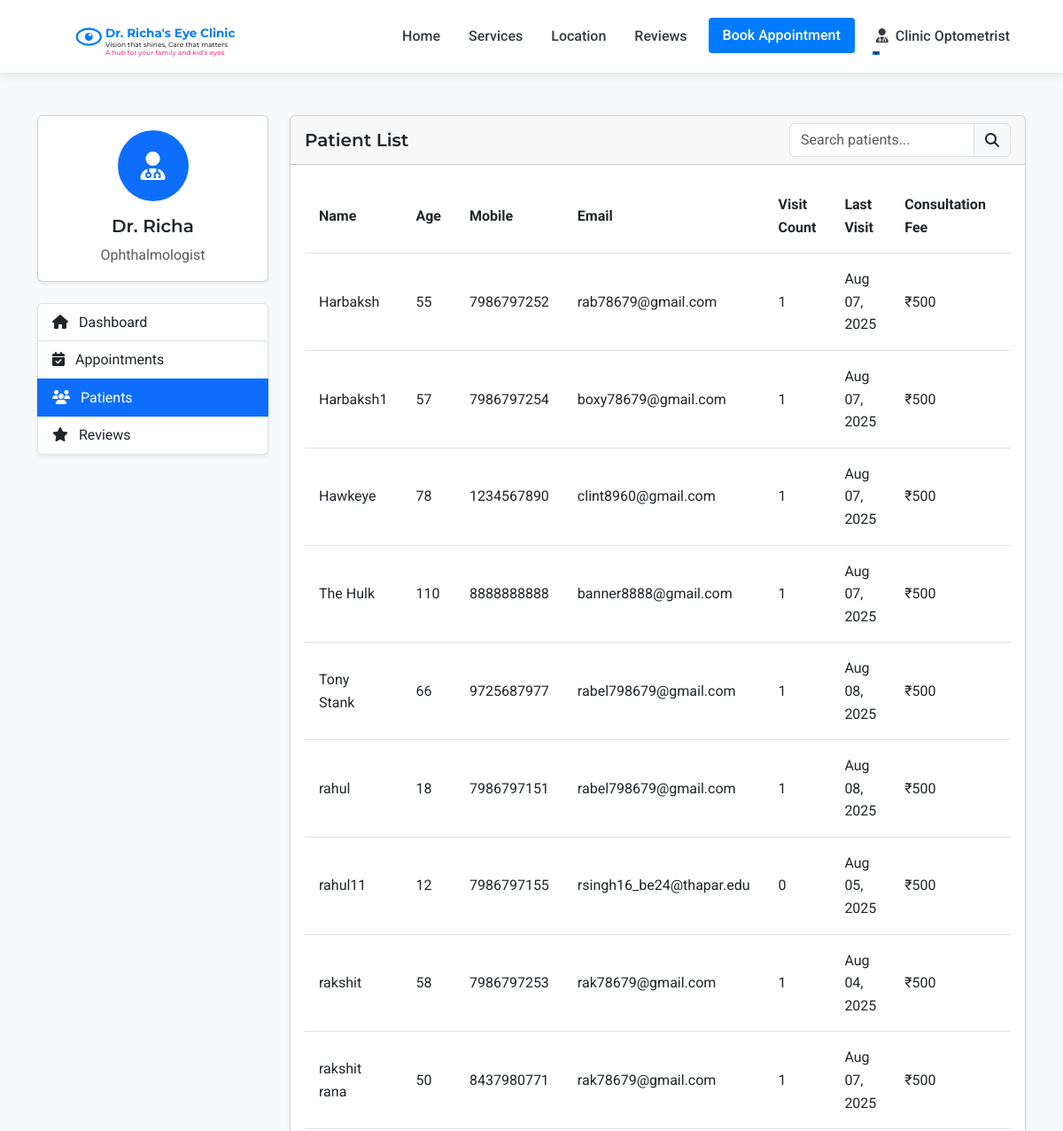
The app's page /admin/patients (signed in, upper part), older data.
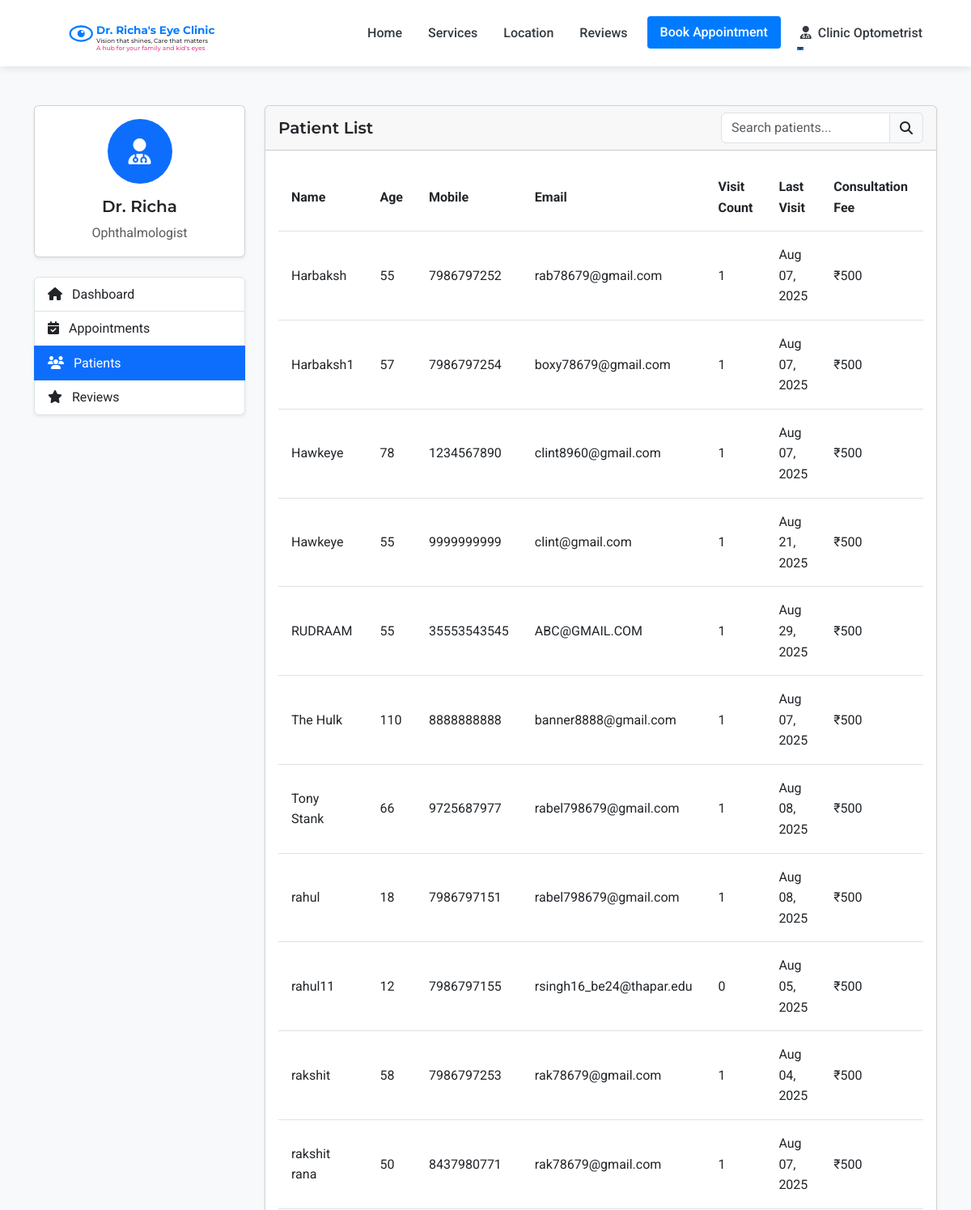
The same page, newer data.
### models.py (models this page shows, shortened)
class Patient(UserMixin, db.Model):
    id = db.Column(db.Integer, primary_key=True)
    full_name = db.Column(db.String(100), nullable=False)
    mobile_number = db.Column(db.String(15), nullable=False)
    email = db.Column(db.String(100), nullable=True)
    age = db.Column(db.Integer, nullable=False)
    sex = db.Column(db.String(10), nullable=True)
    password_hash = db.Column(db.String(256), nullable=True)
    is_registered = db.Column(db.Boolean, default=False)
    created_at = db.Column(db.DateTime, nullable=False, default=datetime.utcnow)
    appointments = db.relationship('Appointment', backref='patient', lazy=True)
    doctor_prescriptions = db.relationship('DoctorPrescription', backref='patient', lazy=True)
    optometrist_prescriptions = db.relationship('OptometristPrescription', backref='patient', lazy=True)

class Appointment(db.Model):
    id = db.Column(db.Integer, primary_key=True)
    patient_id = db.Column(db.Integer, db.ForeignKey('patient.id'), nullable=False)
    appointment_date = db.Column(db.Date, nullable=False)
    appointment_time = db.Column(db.Time, nullable=False)
    primary_issue = db.Column(db.Text, nullable=True)
    referral_info = db.Column(db.String(255), nullable=True)
    status = db.Column(db.String(20), default='scheduled')  # scheduled, completed, cancelled
    created_at = db.Column(db.DateTime, default=datetime.utcnow)
    consultation_fee = db.Column(db.Float, nullable=False, default=500.0)
    payment_status = db.Column(db.String(20), default='pending')  # pending, paid

### routes.py (the view)
@app.route('/admin/patients')
@login_required
def admin_patients():
    if not (isinstance(current_user, Admin) or isinstance(current_user, Doctor) or isinstance(current_user, Assistant)):
        flash('Access denied. Staff privileges required.', 'danger')
        return redirect(url_for('index'))
    patients = Patient.query.order_by(Patient.full_name).all()
    return render_template('admin/patients.html', patients=patients)

### app.py (called while the page is built)
@login_manager.user_loader
def load_user(user_id):
    from models import Doctor, Assistant, Admin, Patient
    try:
        if user_id.startswith('doctor_'):
            return Doctor.query.get(int(user_id.split('_')[1]))
        elif user_id.startswith('assistant_'):
            return Assistant.query.get(int(user_id.split('_')[1]))
        elif user_id.startswith('admin_'):
            return Admin.query.get(int(user_id.split('_')[1]))
        else:
            return Patient.query.get(int(user_id))
    except (ValueError, AttributeError):
        return None

### routes.py (called while the page is built)
@app.context_processor
def inject_now():
    return {'now': datetime.now()}

### templates/admin/patients.html (shortened to what the changed rows need)
{% extends 'layout.html' %}
{% block content %}
<section class="py-5 bg-light">
    <div class="container">
        <div class="row">
            <div class="col-lg-9">
                <div class="card shadow-sm">
                    <div class="card-body">
                        <div class="table-responsive">
                            <table class="table table-hover" id="patientsTable">
                                <thead>
                                    <tr>
                                        <th>Name</th>
                                        <th>Age</th>
                                        <th>Mobile</th>
                                        <th>Email</th>
                                        <th>Visit Count</th>
                                        <th>Last Visit</th>
                                        <th>Consultation Fee</th>
                                        <th class="text-center">Actions</th>
                                    </tr>
                                </thead>
                                <tbody>
                                    {% for patient in patients %}
                                        <tr>
                                            <td>{{ patient.full_name }}</td>
                                            <td>{{ patient.age }}</td>
                                            <td>{{ patient.mobile_number }}</td>
                                            <td>{{ patient.email }}</td>
                                            <td>{{ patient.appointments|length }}</td>
                                            <td>
                                                {% if patient.appointments %}
                                                    {% set last_appointment = patient.appointments|sort(attribute='appointment_date', reverse=True)|first %}
                                                    {{ last_appointment.appointment_date.strftime('%b %d, %Y') }}
                                                {% else %}
                                                    {{ patient.created_at.strftime('%b %d, %Y') }}
                                                {% endif %}
                                            </td>
                                            <td>₹500</td>
                                            <td>
                                            </td>
                                        </tr>
                                    {% endfor %}
                                </tbody>
                            </table>
                        </div>
                    </div>
                </div>
            </div>
        </div>
    </div>
</section>
{% endblock %}

Row changes from the older to the newer data that the page shows:
added Patient: full_name "Hawkeye", age "55", mobile_number "9999999999", email "clint@gmail.com", appointments|length "1"
added Appointment: appointment_date "Aug 21, 2025"
added Patient: full_name "RUDRAAM", age "55", mobile_number "35553543545", email "ABC@GMAIL.COM", appointments|length "1"
added Appointment: appointment_date "Aug 29, 2025"
